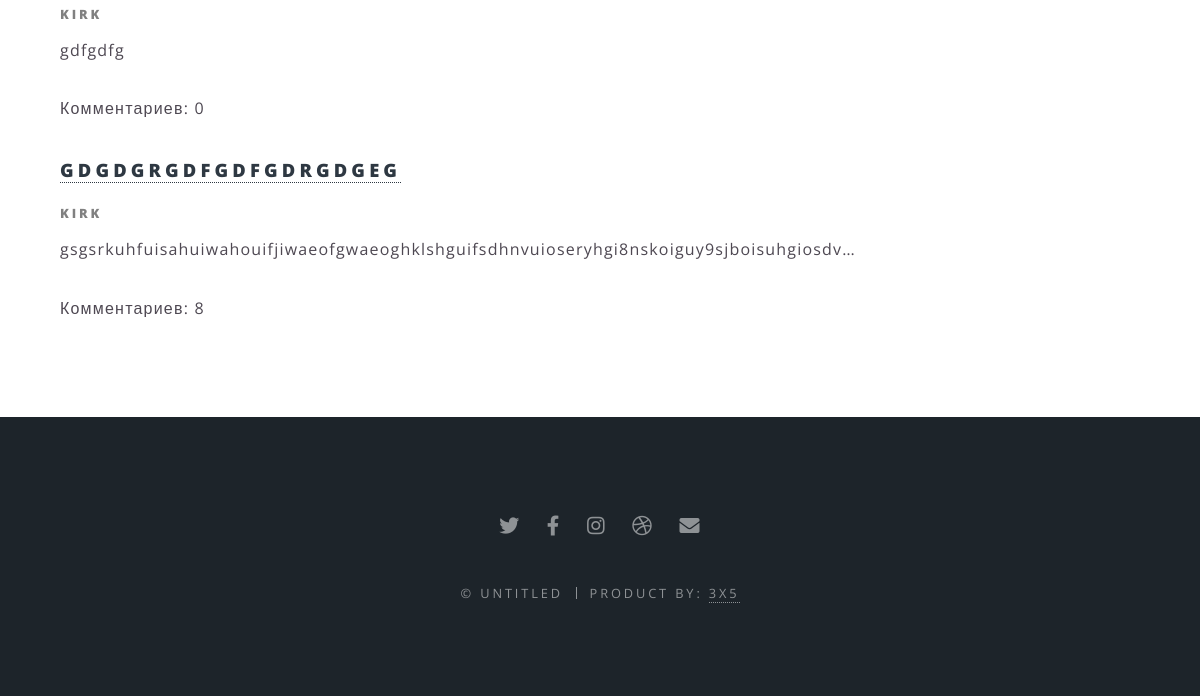
Page /main/ (lower part) on the earlier database version.
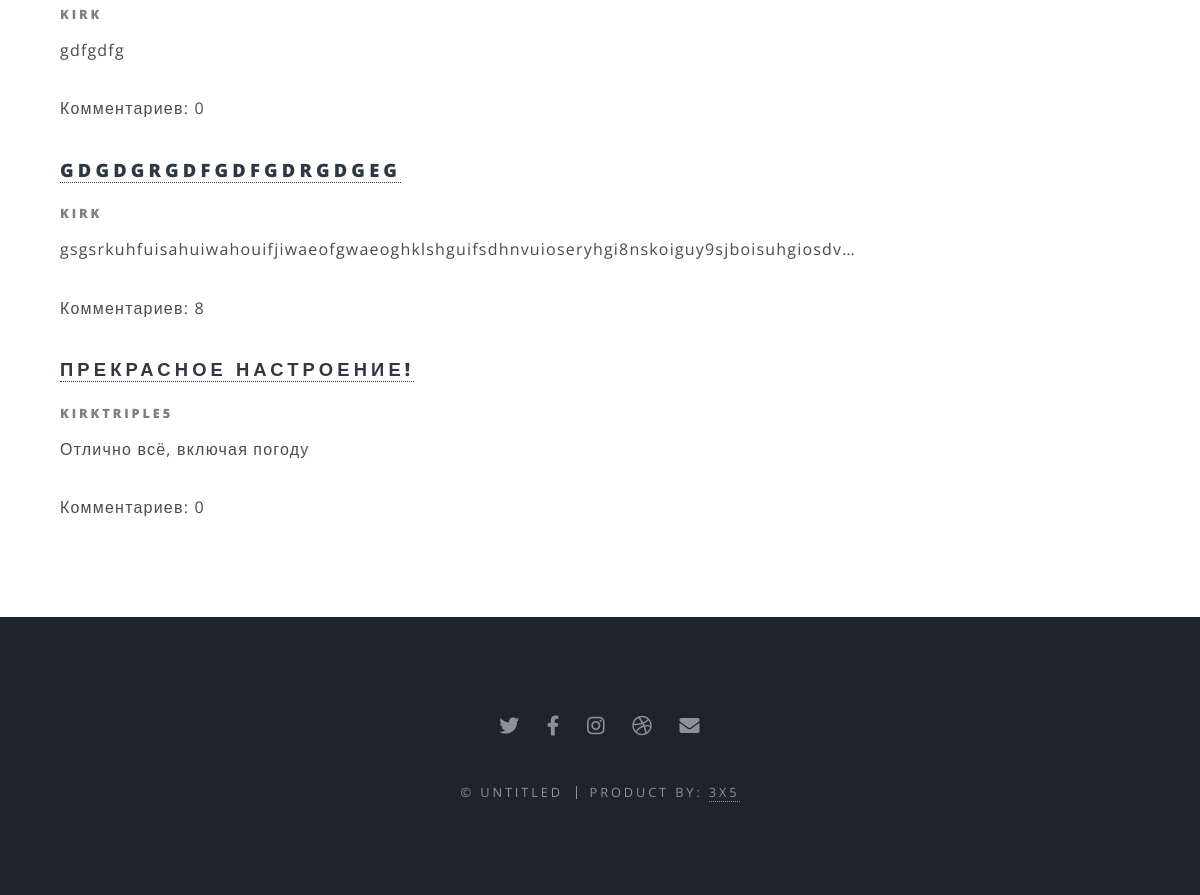
Same page on the later database version.
### posts/models.py (models this page shows, shortened)
class Post(models.Model):
    title = models.CharField("Заголовок", max_length=150)
    text = models.TextField("Предложение")
    url = models.SlugField(max_length=160, unique=True, default=1)
    user = models.ForeignKey(User, on_delete=models.CASCADE, null=True, blank=True)
    class Meta:
        verbose_name="Пост"
        verbose_name_plural = "Посты"

### posts/views.py (the view)
# urls.py: path("main/", views.Posts.as_view(), name= "posts"),
class Posts(ListView):
    model = Post
    template_name = 'posts/posts.html'
    queryset = Post.objects.all()

### templates/posts/posts.html (shortened to what this page needs)
{% extends 'posts/base.html' %}
                    {% block post %}
                    <section style="display: block">
                            {% for post in object_list%}
                            <h3>
                            {% if user.is_authenticated %}
                                <a href="{% url 'view_post' post.url %}" class="editContent" >{{post.title}}</a>
                            {% else %}
                                <a class="editContent" >{{post.title}}</a>
                            {% endif %}
                            </h3>
                            <h5 style="color:grey">{{post.user}}</h5>
							<p>{{post.text | truncatechars:85 }}</p>
                            <p>Комментариев: {{ post.comments_set.count }}</p>
                            {% endfor %}
                </section>
{% endblock post %}

### templates/posts/base.html (shortened to what this page needs)
{% extends 'base.html' %}
{% block content %}
<section class="wrapper style5">
    <div class="inner">
        {% block post %}
        {% endblock post %}
    </div>
</section>
{% endblock content %}

### templates/base.html (shortened to what this page needs)
<!DOCTYPE html>
{% load static %}
<html lang="ru">
<head>
		<link rel="stylesheet" href="{% static 'assets/css/main.css' %}" />
</head>
<body class="is-preload">
<div id="page-wrapper">
<article id="main">
{% block content %}
{% endblock content %}
</article>
{% include 'include/footer.html' %}
</div>
</body>
</html>

### templates/include/footer.html
<footer id="footer">
						<ul class="icons">
							<li><a href="#" class="icon brands fa-twitter"><span class="label">Twitter</span></a></li>
							<li><a href="#" class="icon brands fa-facebook-f"><span class="label">Facebook</span></a></li>
							<li><a href="https://instagram.com/kirplatonov?utm_medium=copy_link" class="icon brands fa-instagram"><span class="label">Instagram</span></a></li>
							<li><a href="#" class="icon brands fa-dribbble"><span class="label">Dribbble</span></a></li>
							<li><a href="#" class="icon solid fa-envelope"><span class="label">Email</span></a></li>
						</ul>
						<ul class="copyright">
							<li>&copy; Untitled</li><li>PRODUCT BY: <a href="https://instagram.com/kirplatonov?utm_medium=copy_link">3x5</a></li>
						</ul>
					</footer>

### static/assets/css/main.css (style rules this page uses)
html, body, div, span, applet, object, iframe, h1, h2, h3, h4, h5, h6, p, blockquote, pre, a, abbr, acronym, address, big, cite, code, del, dfn, em, img, ins, kbd, q, s, samp, small, strike, strong, sub, sup, tt, var, b, u, i, center, dl, dt, dd, ol, ul, li, fieldset, form, label, legend, table, caption, tbody, tfoot, thead, tr, th, td, article, aside, canvas, details, embed, figure, figcaption, footer, header, hgroup, menu, nav, output, ruby, section, summary, time, mark, audio, video { margin: 0; padding: 0; border: 0; font-size: 100%; font: inherit; vertical-align: baseline; }
article, aside, details, figcaption, figure, footer, header, hgroup, menu, nav, section { display: block; }
body { line-height: 1; }
ol, ul { list-style: none; }
body { -webkit-text-size-adjust: none; }
html { box-sizing: border-box; }
*, *:before, *:after { box-sizing: inherit; }
body { background: #2e3842; }
body, input, select, textarea { color: #fff; font-family: "Open Sans", Helvetica, sans-serif; font-size: 15pt; font-weight: 400; letter-spacing: 0.075em; line-height: 1.65em; }
@media screen and (max-width: 1680px) { body, input, select, textarea { font-size: 13pt; } }
@media screen and (max-width: 1280px) { body, input, select, textarea { font-size: 12pt; } }
a { -moz-transition: color 0.2s ease, border-bottom-color 0.2s ease; -webkit-transition: color 0.2s ease, border-bottom-color 0.2s ease; -ms-transition: color 0.2s ease, border-bottom-color 0.2s ease; transition: color 0.2s ease, border-bottom-color 0.2s ease; border-bottom: dotted 1px; color: inherit; text-decoration: none; }
p { margin: 0 0 2em 0; }
h1, h2, h3, h4, h5, h6 { color: #fff; font-weight: 800; letter-spacing: 0.225em; line-height: 1em; margin: 0 0 1em 0; text-transform: uppercase; }
h1 a, h2 a, h3 a, h4 a, h5 a, h6 a { color: inherit; text-decoration: none; }
h3 { font-size: 1.15em; line-height: 1.75em; }
h5 { font-size: 0.8em; line-height: 1.5em; }
.icon { text-decoration: none; border-bottom: none; position: relative; }
.icon:before { -moz-osx-font-smoothing: grayscale; -webkit-font-smoothing: antialiased; display: inline-block; font-style: normal; font-variant: normal; text-rendering: auto; line-height: 1; text-transform: none !important; font-family: 'Font Awesome 5 Free'; font-weight: 400; }
.icon:before { line-height: inherit; }
.icon.solid:before { font-weight: 900; }
.icon.brands:before { font-family: 'Font Awesome 5 Brands'; }
ul { list-style: disc; margin: 0 0 2em 0; padding-left: 1em; }
ul li { padding-left: 0.5em; }
ul.icons { cursor: default; list-style: none; padding-left: 0; }
ul.icons li { display: inline-block; padding: 0 1em 0 0; }
ul.icons li:last-child { padding-right: 0 !important; }
.wrapper { padding: 6em 0 4em 0 ; }
.wrapper > .inner { width: 60em; margin: 0 auto; }
@media screen and (max-width: 1280px) { .wrapper > .inner { width: 90%; } }
.wrapper.style5 { background-color: #ffffff; color: #4E4852; }
.wrapper.style5 h2, .wrapper.style5 h3, .wrapper.style5 h4, .wrapper.style5 h5, .wrapper.style5 h6 { color: #2E3842; }
#page-wrapper { -moz-transition: opacity 0.5s ease; -webkit-transition: opacity 0.5s ease; -ms-transition: opacity 0.5s ease; transition: opacity 0.5s ease; opacity: 1; padding-top: 3em; }
#page-wrapper:before { background: rgba(0, 0, 0, 0); content: ''; display: block; display: none; height: 100%; left: 0; position: fixed; top: 0; width: 100%; z-index: 10001; }
#footer { padding: 6em 0 4em 0 ; background-color: #1d242a; text-align: center; }
#footer .icons { font-size: 1.25em; }
#footer .icons a { color: rgba(255, 255, 255, 0.5); }
#footer .copyright { color: rgba(255, 255, 255, 0.5); font-size: 0.8em; letter-spacing: 0.225em; list-style: none; padding: 0; text-transform: uppercase; }
#footer .copyright li { border-left: solid 1px rgba(255, 255, 255, 0.5); display: inline-block; line-height: 1em; margin-left: 1em; padding-left: 1em; }
#footer .copyright li:first-child { border-left: 0; margin-left: 0; padding-left: 0; }
#footer .copyright li a { color: inherit; }

Differences in the rows shown:
added Post: title "ПРЕКРАСНОЕ НАСТРОЕНИЕ!", user "KIRKTRIPLE5", text "Отлично всё, включая погоду", comments_set.count "0"
